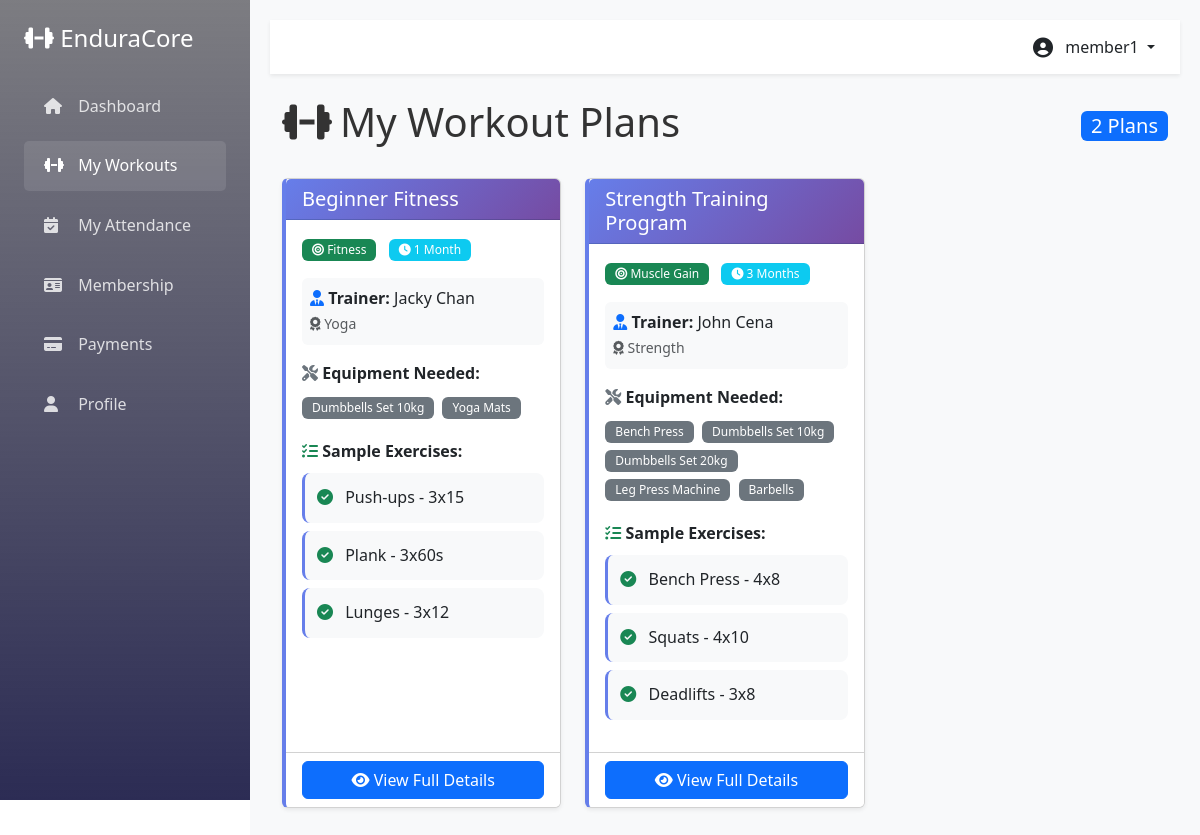
Screenshot of /member/my_workouts.php (signed in) with the database file from the repository.
### tables this page shows
CREATE TABLE `workout_plan` (
  `plan_id` int(11) NOT NULL,
  `trainer_id` int(11) DEFAULT NULL,
  `plan_name` varchar(100) NOT NULL,
  `goal` enum('Weight Loss','Muscle Gain','Endurance','Fitness') DEFAULT NULL,
  `duration` enum('1 Month','3 Months','6 Months') DEFAULT NULL
);

CREATE TABLE `trainer` (
  `trainer_id` int(11) NOT NULL,
  `account_id` int(11) DEFAULT NULL,
  `trainer_name` varchar(100) NOT NULL,
  `specialization` enum('Strength','Cardio','Yoga','CrossFit','General') DEFAULT NULL,
  `experience_years` int(11) DEFAULT NULL,
  `phone` varchar(20) DEFAULT NULL
);

CREATE TABLE `equipment` (
  `equipment_id` int(11) NOT NULL,
  `equipment_name` varchar(100) NOT NULL,
  `equipment_type` enum('Machine','Free Weight','Accessory') DEFAULT NULL,
  `equipment_condition` enum('New','Good','Needs Repair') DEFAULT NULL,
  `last_serviced` date DEFAULT NULL
);

### member/my_workouts.php (the view, shortened to what this page needs)
<?php
require_once '../config/db_config.php';
$account_id = $_SESSION['user_id'];
$member_query = "SELECT * FROM MEMBER WHERE account_id = ?";
$stmt = $conn->prepare($member_query);
$stmt->bind_param("i", $account_id);
$stmt->execute();
$member = $stmt->get_result()->fetch_assoc();
$member_id = $member['member_id'];
$workout_query = "SELECT wp.*, t.trainer_name, t.specialization
                  FROM WORKOUT_PLAN wp
                  JOIN member_workout_plan mwp ON wp.plan_id = mwp.plan_id
                  LEFT JOIN TRAINER t ON wp.trainer_id = t.trainer_id
                  WHERE mwp.member_id = ?
                  ORDER BY wp.plan_id DESC";
$stmt = $conn->prepare($workout_query);
$stmt->bind_param("i", $member_id);
$stmt->execute();
$workouts = $stmt->get_result();
?>
<!DOCTYPE html>
<html lang="en">
<head>
    <link href="https://cdn.jsdelivr.net/npm/bootstrap@5.3.0/dist/css/bootstrap.min.css" rel="stylesheet">
    <link rel="stylesheet" href="https://cdnjs.cloudflare.com/ajax/libs/font-awesome/6.4.0/css/all.min.css">
    <link rel="stylesheet" href="../css/style.css">
</head>
<body>
    <div class="d-flex">
        <?php include '../partials/sidebar.php'; ?>
        <div class="main-content flex-grow-1">
            <?php include '../partials/header.php'; ?>
            <div class="container-fluid">
                <div class="d-flex justify-content-between align-items-center mb-4">
                    <h1><i class="fas fa-dumbbell me-2"></i>My Workout Plans</h1>
                    <span class="badge bg-primary fs-5"><?php echo $workouts->num_rows; ?> Plans</span>
                </div>
                <?php if ($workouts->num_rows > 0): ?>
                    <div class="row">
                        <?php while ($workout = $workouts->fetch_assoc()): ?>
                            <div class="col-md-6 col-lg-4 mb-4">
                                <div class="card workout-card h-100 shadow-sm">
                                    <div class="card-header" style="background: linear-gradient(135deg, #667eea, #764ba2); color: white;">
                                        <h5 class="mb-0"><?php echo htmlspecialchars($workout['plan_name']); ?></h5>
                                    </div>
                                    <div class="card-body">
                                        <div class="mb-3">
                                            <span class="badge bg-success me-2">
                                                <i class="fas fa-bullseye"></i> <?php echo $workout['goal']; ?>
                                            </span>
                                            <span class="badge bg-info">
                                                <i class="fas fa-clock"></i> <?php echo $workout['duration']; ?>
                                            </span>
                                        </div>
                                        <?php if ($workout['trainer_name']): ?>
                                            <div class="mb-3 p-2 bg-light rounded">
                                                <i class="fas fa-user-tie text-primary"></i>
                                                <strong>Trainer:</strong> <?php echo htmlspecialchars($workout['trainer_name']); ?>
                                                <br>
                                                <small class="text-muted">
                                                    <i class="fas fa-award"></i> <?php echo $workout['specialization']; ?>
                                                </small>
                                            </div>
                                        <?php endif; ?>
                                        <?php
                                        $equipment_query = "SELECT e.equipment_name, e.equipment_type
                                                           FROM EQUIPMENT e
                                                           JOIN workout_plan_equipment wpe ON e.equipment_id = wpe.equipment_id
                                                           WHERE wpe.plan_id = ?";
                                        $equip_stmt = $conn->prepare($equipment_query);
                                        $equip_stmt->bind_param("i", $workout['plan_id']);
                                        $equip_stmt->execute();
                                        $equipment = $equip_stmt->get_result();
                                        ?>
                                        <?php if ($equipment->num_rows > 0): ?>
                                            <div class="mb-3">
                                                <strong><i class="fas fa-tools text-secondary"></i> Equipment Needed:</strong>
                                                <div class="mt-2">
                                                    <?php while ($equip = $equipment->fetch_assoc()): ?>
                                                        <span class="badge bg-secondary me-1 mb-1">
                                                            <?php echo htmlspecialchars($equip['equipment_name']); ?>
                                                        </span>
                                                    <?php endwhile; ?>
                                                </div>
                                            </div>
                                        <?php endif; ?>
                                        <div class="mb-3">
                                            <strong><i class="fas fa-list-check text-success"></i> Sample Exercises:</strong>
                                            <div class="mt-2">
                                                <?php
                                                $sample_exercises = [];
                                                switch ($workout['goal']) {
                                                    case 'Muscle Gain':
                                                        $sample_exercises = ['Bench Press - 4x8', 'Squats - 4x10', 'Deadlifts - 3x8'];
                                                        break;
                                                    case 'Fitness':
                                                        $sample_exercises = ['Push-ups - 3x15', 'Plank - 3x60s', 'Lunges - 3x12'];
                                                        break;
                                                }
                                                foreach ($sample_exercises as $exercise):
                                                ?>
                                                    <div class="exercise-item">
                                                        <i class="fas fa-check-circle text-success me-2"></i>
                                                        <?php echo $exercise; ?>
                                                    </div>
                                                <?php endforeach; ?>
                                            </div>
                                        </div>
                                    </div>
                                    <div class="card-footer bg-white">
                                        <button class="btn btn-primary w-100" data-bs-toggle="modal" data-bs-target="#detailsModal<?php echo $workout['plan_id']; ?>">
                                            <i class="fas fa-eye"></i> View Full Details
                                        </button>
                                    </div>
                                </div>
                            </div>
                        <?php endwhile; ?>
                    </div>
                <?php endif; ?>
            </div>
        </div>
    </div>
</body>
</html>

### css/style.css (style rules this page uses)
:root { --primary-color: #667eea; --secondary-color: #764ba2; --success-color: #28a745; --danger-color: #dc3545; --warning-color: #ffc107; --info-color: #1722b8; --dark-color: #0c0c1589; --light-color: #f8f9fa; }
* { margin: 0; padding: 0; box-sizing: border-box; }
body { font-family: 'Segoe UI', Tahoma, Geneva, Verdana, sans-serif; line-height: 1.6; color: #333; }
.card { transition: transform 0.3s ease, box-shadow 0.3s ease; }
.main-content { margin-left: 250px; padding: 20px; background: #f8f9fa; min-height: 100vh; }
.badge { padding: 5px 10px; font-weight: 500; }

### member/my_workouts.php (style rules this page uses)
.workout-card { transition: all 0.3s ease; border-left: 4px solid #667eea; }
.exercise-item { background: #f8f9fa; padding: 12px; margin: 8px 0; border-radius: 8px; border-left: 3px solid #667eea; }

### rows the page displays
workout_plan: plan_name "Beginner Fitness", goal "Fitness", duration "1 Month", trainer.trainer_name "Jacky Chan", trainer.specialization "Yoga", exercise "Push-ups - 3x15", exercise "Plank - 3x60s", exercise "Lunges - 3x12"
equipment: equipment_name "Dumbbells Set 10kg"
equipment: equipment_name "Yoga Mats"
workout_plan: plan_name "Strength Training Program", goal "Muscle Gain", duration "3 Months", trainer.trainer_name "John Cena", trainer.specialization "Strength", exercise "Bench Press - 4x8", exercise "Squats - 4x10", exercise "Deadlifts - 3x8"
equipment: equipment_name "Bench Press"
equipment: equipment_name "Dumbbells Set 20kg"
equipment: equipment_name "Leg Press Machine"
equipment: equipment_name "Barbells"

### other values shown
$_SESSION['username'] "member1"
$workouts->num_rows "2"
